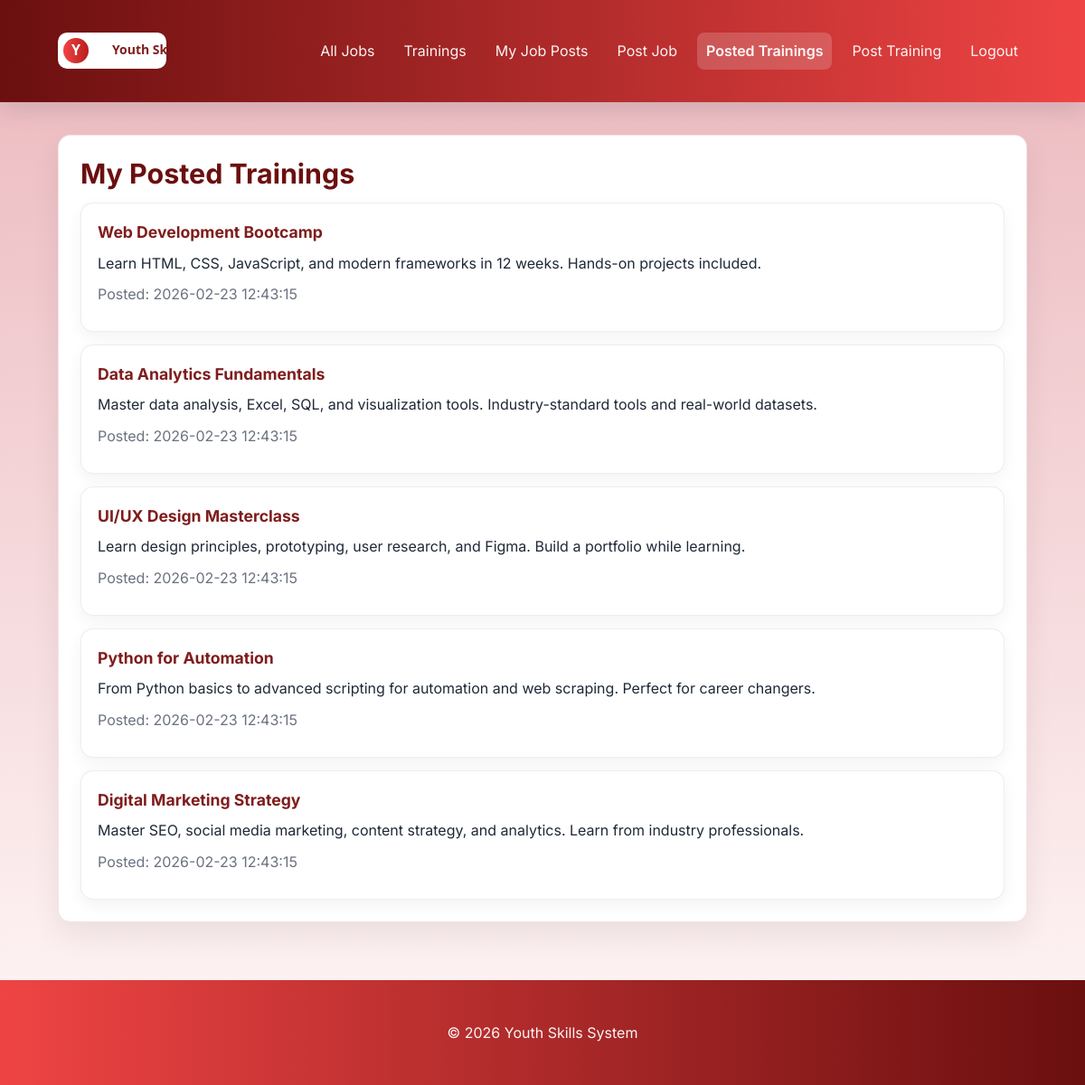
The page /my_trainings.php (signed in) on the database its author committed.
### tables this page shows
CREATE TABLE IF NOT EXISTS `trainings` (
  `id` INT AUTO_INCREMENT PRIMARY KEY,
  `company_id` INT,
  `title` VARCHAR(255),
  `description` TEXT,
  `created_at` TIMESTAMP DEFAULT CURRENT_TIMESTAMP,
  FOREIGN KEY (company_id) REFERENCES users(id) ON DELETE CASCADE
);

### my_trainings.php (the view)
<?php include('includes/header.php');
$user_id = isset($_SESSION['user_id']) ? (int)$_SESSION['user_id'] : 0;
$user_role = $_SESSION['user_role'] ?? '';
$is_company = $user_role === 'company';
$result = null;
$error = null;
if($user_id && $is_company){
    $check_col = $conn->query("SHOW COLUMNS FROM trainings LIKE 'company_id'");
    if($check_col && $check_col->num_rows > 0){
        $stmt = $conn->prepare("SELECT * FROM trainings WHERE company_id = ? ORDER BY created_at DESC");
        if($stmt){
            $stmt->bind_param('i', $user_id);
            $stmt->execute();
            $result = $stmt->get_result();
        } else {
            $error = "Database error: " . $conn->error;
        }
    } else {
        $error = "Database needs to be updated. Please run the installer: <a href='/youth-system/install.php'>install.php</a>";
    }
}
?>
<section class="card">
  <h1>My Posted Trainings</h1>
  <?php if(!$user_id): ?>
    <div class="alert">Please <a href="/youth-system/login.php">log in</a> to view your posted trainings.</div>
  <?php elseif(!$is_company): ?>
    <div class="alert">Only employers can access posted trainings management.</div>
  <?php elseif(isset($error)): ?>
    <div class="alert"><?php echo htmlspecialchars($error); ?></div>
  <?php elseif($result && $result->num_rows): ?>
    <?php while($row = $result->fetch_assoc()): ?>
      <article class="card">
        <h3><?php echo htmlspecialchars($row['title']); ?></h3>
        <p><?php echo nl2br(htmlspecialchars($row['description'])); ?></p>
        <p style="margin-top:8px;color:var(--muted)">Posted: <?php echo htmlspecialchars($row['created_at']); ?></p>
      </article>
    <?php endwhile; ?>
  <?php else: ?>
    <div class="alert">You have not posted any trainings yet. <a href="/youth-system/post_training.php">Post one now</a></div>
  <?php endif; ?>
</section>
<?php include('includes/footer.php'); ?>

### assets/css/styles.css (style rules this page uses)
:root { --bg-1: #ebb8bd; --bg-2: #fff7f7; --red-50: #fff1f2; --red-100: #ffe4e6; --red-300: #fda4af; --red-600: #ef4444; --red-700: #b91c1c; --red-800: #6b0f0f; --text-900: #1f2937; --muted: #6b7280; --container-width: 1120px; }
* { box-sizing:border-box }
body { font-family:Inter,system-ui,Segoe UI,Arial,sans-serif;margin:0;color:var(--text-900);background:linear-gradient(180deg,var(--bg-1),var(--bg-2));-webkit-font-smoothing:antialiased;line-height:1.55 }
h1 { margin:0 0 8px;font-size:1.9rem;line-height:1.2;color:var(--red-800) }
h3 { margin:0 0 8px;font-size:1.1rem;color:#7f1d1d }
p { margin:0 0 10px }
.card { background:#fff;border:1px solid rgba(185,28,28,0.12);padding:24px;border-radius:14px;box-shadow:0 14px 32px rgba(15,23,42,0.07);margin-top:16px }
.card > .card { margin-top:14px;padding:18px;border-color:rgba(107,15,15,0.08);box-shadow:0 6px 18px rgba(15,23,42,0.05) }

### rows shown on the page
trainings: title "Web Development Bootcamp", description "Learn HTML, CSS, JavaScript, and modern frameworks in 12 weeks. Hands-on projects included.", created_at "2026-02-23 12:43:15"
trainings: title "Data Analytics Fundamentals", description "Master data analysis, Excel, SQL, and visualization tools. Industry-standard tools and real-world datasets.", created_at "2026-02-23 12:43:15"
trainings: title "UI/UX Design Masterclass", description "Learn design principles, prototyping, user research, and Figma. Build a portfolio while learning.", created_at "2026-02-23 12:43:15"
trainings: title "Python for Automation", description "From Python basics to advanced scripting for automation and web scraping. Perfect for career changers.", created_at "2026-02-23 12:43:15"
trainings: title "Digital Marketing Strategy", description "Master SEO, social media marketing, content strategy, and analytics. Learn from industry professionals.", created_at "2026-02-23 12:43:15"
